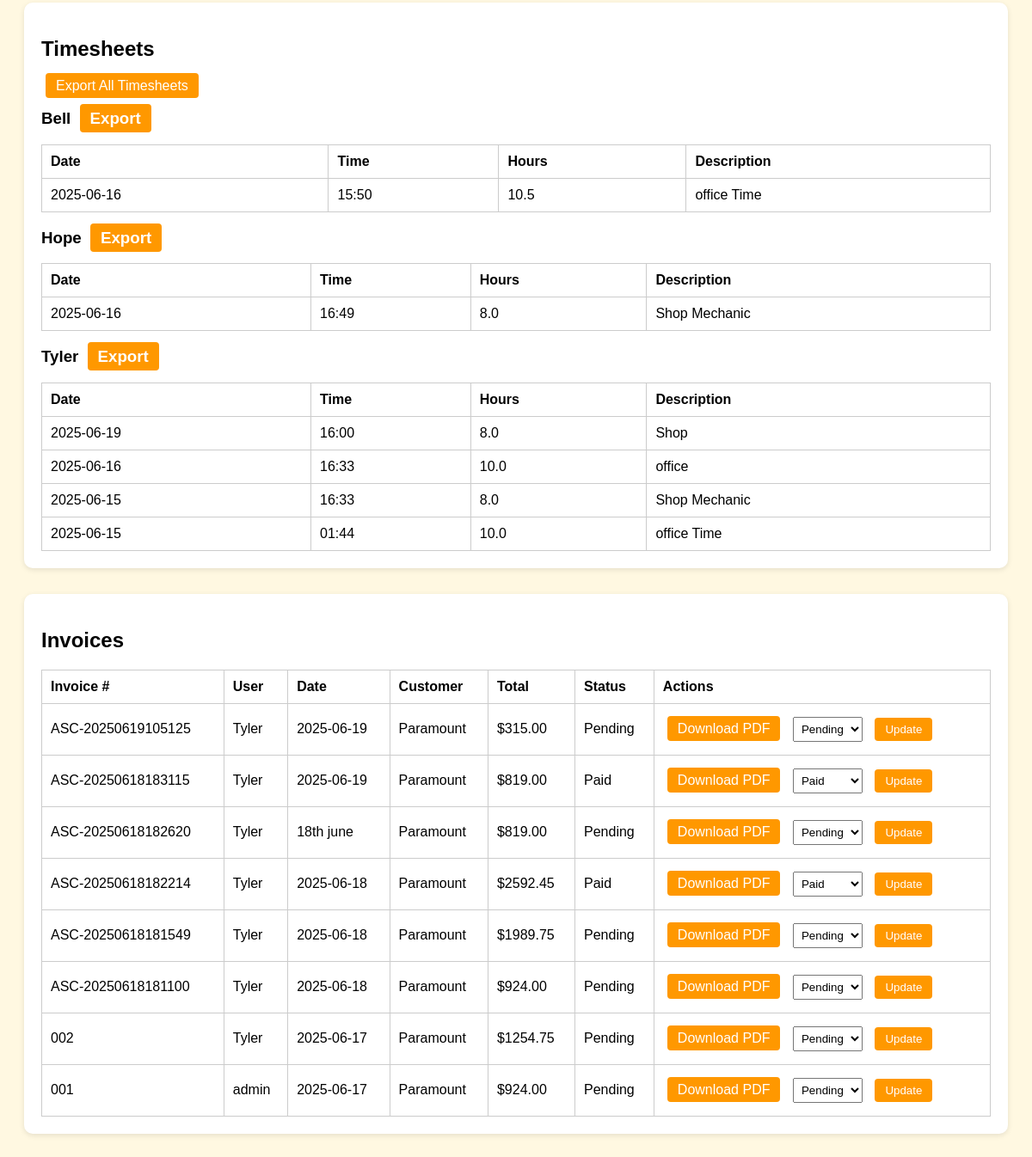
Before: /dashboard (signed in, lower part) with the older database file.
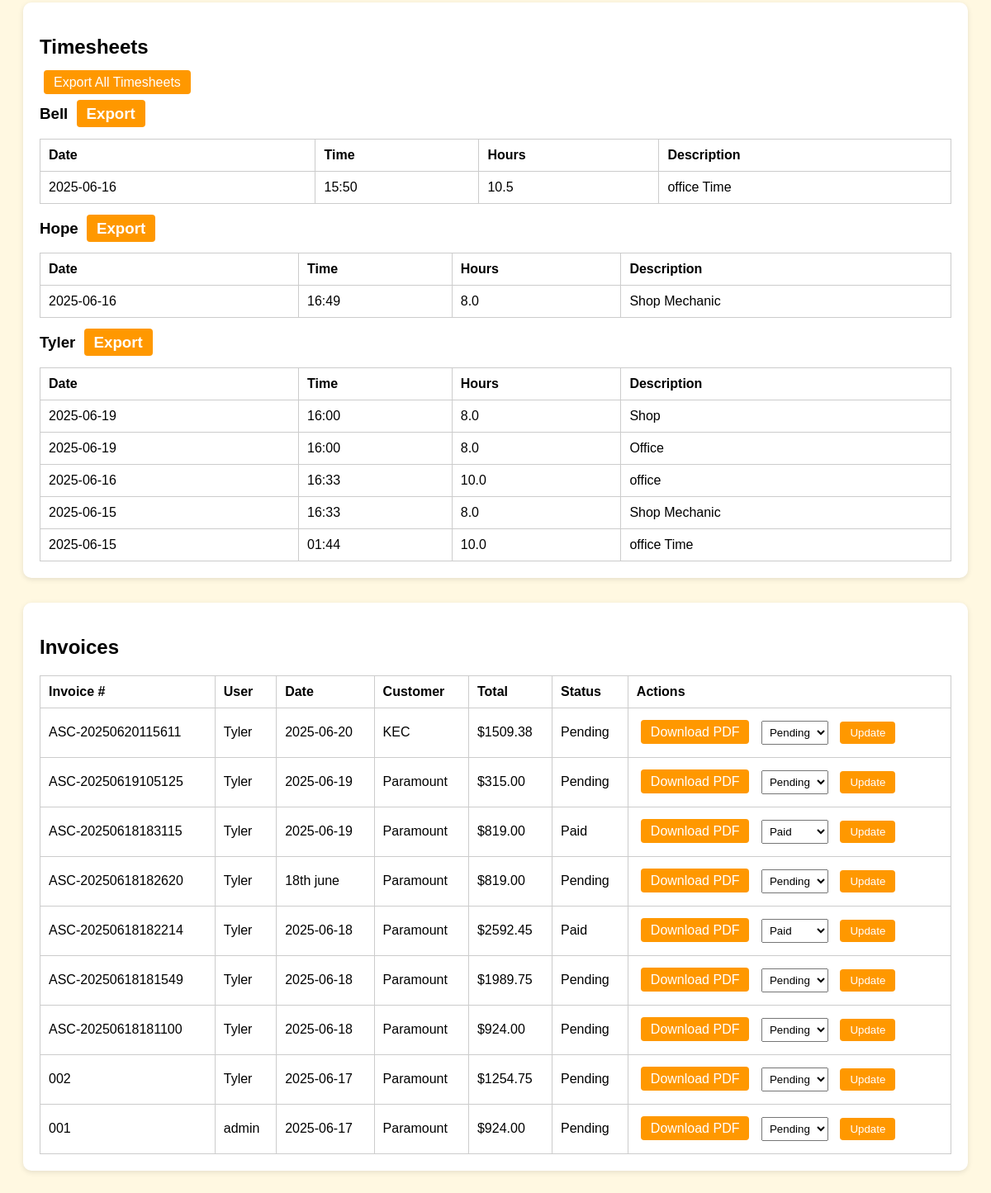
After: the same page with the newer database file.
### tables this page shows
CREATE TABLE timesheets (
        id INTEGER PRIMARY KEY AUTOINCREMENT,
        username TEXT,
        date TEXT,
        time TEXT,
        hours_worked REAL,
        description TEXT
    );

CREATE TABLE invoices (
        id INTEGER PRIMARY KEY AUTOINCREMENT,
        username TEXT,
        invoice_number TEXT,
        date TEXT,
        customer TEXT,
        location TEXT,
        po TEXT,
        afe TEXT,
        customer_rep TEXT,
        safety_rep TEXT,
        subtotal REAL,
        gst REAL,
        total REAL,
        line_items TEXT,
        notes TEXT,
        signature TEXT
    , status TEXT DEFAULT 'Pending');

### app.py (the view, shortened to what this page needs)
@app.route('/dashboard')
def dashboard():
    if 'user' not in session:
        return redirect(url_for('index'))
    conn = sqlite3.connect(DB_PATH)
    c = conn.cursor()
    if session['role'] == 'admin':
        search_user = request.args.get('search_user', '').strip()
        c.execute("SELECT username, role FROM users")
        users = c.fetchall()
        if search_user:
            c.execute("SELECT id, username, date, time, hours_worked, description FROM timesheets WHERE username=? ORDER BY date DESC", (search_user,))
            timesheet_rows = c.fetchall()
            c.execute("SELECT * FROM invoices WHERE username=? ORDER BY id DESC", (search_user,))
            invoice_rows = c.fetchall()
        else:
            c.execute("SELECT id, username, date, time, hours_worked, description FROM timesheets ORDER BY username, date DESC")
            timesheet_rows = c.fetchall()
            c.execute("SELECT * FROM invoices ORDER BY id DESC")
            invoice_rows = c.fetchall()
        timesheets = {}
        for row in timesheet_rows:
            timesheets.setdefault(row[1], []).append(row)
        invoices = invoice_rows
        conn.close()
        return render_template('admin_dashboard.html', users=users, timesheets=timesheets, invoices=invoices)

### templates/admin_dashboard.html (shortened to what this page needs)
<!DOCTYPE html>
<html lang="en">
<head>
</head>
<body>
<section>
  <h2>Timesheets</h2>
  <a class="btn" href="{{ url_for('export_all') }}">Export All Timesheets</a>
  {% for username, sheets in timesheets.items() %}
  <h3>
    {{ username }}
    <a class="btn" href="{{ url_for('export_user', username=username) }}">Export</a>
  </h3>
  <table>
    <tr><th>Date</th><th>Time</th><th>Hours</th><th>Description</th></tr>
    {% for entry in sheets %}
    <tr>
      <td>{{ entry[2] }}</td>
      <td>{{ entry[3] }}</td>
      <td>{{ entry[4] }}</td>
      <td>{{ entry[5] }}</td>
    </tr>
    {% endfor %}
  </table>
  {% endfor %}
</section>
  <section>
    <h2>Invoices</h2>
    <table>
      <tr>
  <th>Invoice #</th>
  <th>User</th>
  <th>Date</th>
  <th>Customer</th>
  <th>Total</th>
  <th>Status</th>
  <th>Actions</th>
</tr>
      {% for invoice in invoices %}
      <tr>
        <td>{{ invoice[2] }}</td>
        <td>{{ invoice[1] }}</td>
        <td>{{ invoice[3] }}</td>
        <td>{{ invoice[4] }}</td>
        <td>${{ '%.2f'|format(invoice[12]) }}</td>
        <td>{{ invoice[16] }}</td>
<td>
  <a class="btn" href="{{ url_for('download_invoice', invoice_id=invoice[0]) }}">Download PDF</a>
  <form action="{{ url_for('update_invoice_status', invoice_id=invoice[0]) }}" method="post" style="display:inline;">
    <select name="status">
      <option value="Pending" {% if invoice[16] == 'Pending' %}selected{% endif %}>Pending</option>
      <option value="Paid" {% if invoice[16] == 'Paid' %}selected{% endif %}>Paid</option>
    </select>
    <button class="btn" type="submit">Update</button>
  </form>
</td>
      </tr>
      {% endfor %}
    </table>
  </section>
</body>
</html>

Changed rows visible on the page:
added timesheets: date "2025-06-19", time "16:00", hours_worked "8.0", description "Office", shown under "Tyler"
added invoices: invoice_number "ASC-20250620115611", username "Tyler", date "2025-06-20", customer "KEC", total "1509.38", status "Pending"
